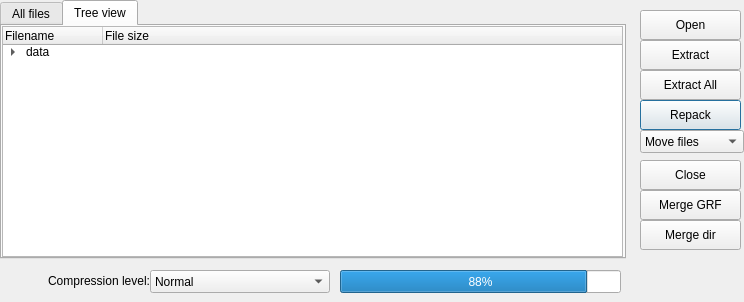
<ui version="4.0" >
 <author></author>
 <comment></comment>
 <exportmacro></exportmacro>
 <class>main_window</class>
 <widget class="QDialog" name="main_window" >
  <property name="geometry" >
   <rect>
    <x>0</x>
    <y>0</y>
    <width>744</width>
    <height>302</height>
   </rect>
  </property>
  <property name="windowTitle" >
   <string>GrfBuilder v1.0 (libgrf v0.1.15) by MagicalTux</string>
  </property>
  <widget class="QTabWidget" name="tab_sel" >
   <property name="geometry" >
    <rect>
     <x>0</x>
     <y>0</y>
     <width>626</width>
     <height>259</height>
    </rect>
   </property>
   <property name="currentIndex" >
    <number>1</number>
   </property>
   <widget class="QWidget" name="grf_allfiles" >
    <attribute name="title" >
     <string>All files</string>
    </attribute>
    <widget class="QTreeWidget" name="view_allfiles" >
     <property name="geometry" >
      <rect>
       <x>0</x>
       <y>0</y>
       <width>621</width>
       <height>231</height>
      </rect>
     </property>
     <property name="dragEnabled" >
      <bool>true</bool>
     </property>
     <property name="columnCount" >
      <number>4</number>
     </property>
     <property name="sortingEnabled" >
      <bool>true</bool>
     </property>
     <column>
      <property name="text" >
       <string>Compressed size</string>
      </property>
     </column>
     <column>
      <property name="text" >
       <string>Real size</string>
      </property>
     </column>
     <column>
      <property name="text" >
       <string>Position</string>
      </property>
     </column>
     <column>
      <property name="text" >
       <string>Filename</string>
      </property>
     </column>
     <item>
      <property name="text" >
       <string>15156</string>
      </property>
      <property name="text" >
       <string>165645</string>
      </property>
      <property name="text" >
       <string>0</string>
      </property>
      <property name="text" >
       <string>data\prontera.gat</string>
      </property>
     </item>
    </widget>
   </widget>
   <widget class="QWidget" name="grf_treeview" >
    <attribute name="title" >
     <string>Tree view</string>
    </attribute>
    <widget class="QTreeWidget" name="view_filestree" >
     <property name="geometry" >
      <rect>
       <x>0</x>
       <y>0</y>
       <width>621</width>
       <height>231</height>
      </rect>
     </property>
     <column>
      <property name="text" >
       <string>Filename</string>
      </property>
     </column>
     <column>
      <property name="text" >
       <string>File size</string>
      </property>
     </column>
     <item>
      <property name="text" >
       <string>data</string>
      </property>
      <property name="text" >
       <string/>
      </property>
      <item>
       <property name="text" >
        <string>prontera.gat</string>
       </property>
       <property name="text" >
        <string>156465</string>
       </property>
      </item>
      <item>
       <property name="text" >
        <string>palette</string>
       </property>
       <property name="text" >
        <string/>
       </property>
       <item>
        <property name="text" >
         <string>한국어</string>
        </property>
        <property name="text" >
         <string/>
        </property>
       </item>
      </item>
     </item>
    </widget>
   </widget>
  </widget>
  <widget class="QProgressBar" name="progbar" >
   <property name="geometry" >
    <rect>
     <x>340</x>
     <y>270</y>
     <width>281</width>
     <height>23</height>
    </rect>
   </property>
   <property name="value" >
    <number>88</number>
   </property>
   <property name="orientation" >
    <enum>Qt::Horizontal</enum>
   </property>
   <property name="invertedAppearance" >
    <bool>false</bool>
   </property>
  </widget>
  <widget class="QComboBox" name="combo_complevel" >
   <property name="geometry" >
    <rect>
     <x>150</x>
     <y>270</y>
     <width>180</width>
     <height>23</height>
    </rect>
   </property>
   <property name="currentIndex" >
    <number>5</number>
   </property>
   <item>
    <property name="text" >
     <string>None</string>
    </property>
   </item>
   <item>
    <property name="text" >
     <string>Totally Low</string>
    </property>
   </item>
   <item>
    <property name="text" >
     <string>Really Low</string>
    </property>
   </item>
   <item>
    <property name="text" >
     <string>Low</string>
    </property>
   </item>
   <item>
    <property name="text" >
     <string>Almost Normal</string>
    </property>
   </item>
   <item>
    <property name="text" >
     <string>Normal</string>
    </property>
   </item>
   <item>
    <property name="text" >
     <string>More than Normal</string>
    </property>
   </item>
   <item>
    <property name="text" >
     <string>High</string>
    </property>
   </item>
   <item>
    <property name="text" >
     <string>Really High</string>
    </property>
   </item>
   <item>
    <property name="text" >
     <string>Max</string>
    </property>
   </item>
  </widget>
  <widget class="QLabel" name="textLabel1" >
   <property name="geometry" >
    <rect>
     <x>0</x>
     <y>270</y>
     <width>150</width>
     <height>22</height>
    </rect>
   </property>
   <property name="text" >
    <string>&lt;p align="right">Compression level:&lt;/p></string>
   </property>
  </widget>
  <widget class="QComboBox" name="combo_repack" >
   <property name="geometry" >
    <rect>
     <x>640</x>
     <y>130</y>
     <width>104</width>
     <height>23</height>
    </rect>
   </property>
   <item>
    <property name="text" >
     <string>Move files</string>
    </property>
   </item>
   <item>
    <property name="text" >
     <string>Decrypt</string>
    </property>
   </item>
   <item>
    <property name="text" >
     <string>Recompress</string>
    </property>
   </item>
  </widget>
  <widget class="QPushButton" name="btn_repack" >
   <property name="geometry" >
    <rect>
     <x>640</x>
     <y>100</y>
     <width>101</width>
     <height>30</height>
    </rect>
   </property>
   <property name="text" >
    <string>Repack</string>
   </property>
  </widget>
  <widget class="QPushButton" name="btn_extractall" >
   <property name="geometry" >
    <rect>
     <x>640</x>
     <y>70</y>
     <width>101</width>
     <height>30</height>
    </rect>
   </property>
   <property name="sizePolicy" >
    <sizepolicy>
     <hsizetype>0</hsizetype>
     <vsizetype>0</vsizetype>
     <horstretch>0</horstretch>
     <verstretch>0</verstretch>
    </sizepolicy>
   </property>
   <property name="text" >
    <string>Extract All</string>
   </property>
  </widget>
  <widget class="QPushButton" name="btn_extract" >
   <property name="geometry" >
    <rect>
     <x>640</x>
     <y>40</y>
     <width>101</width>
     <height>30</height>
    </rect>
   </property>
   <property name="sizePolicy" >
    <sizepolicy>
     <hsizetype>0</hsizetype>
     <vsizetype>0</vsizetype>
     <horstretch>0</horstretch>
     <verstretch>0</verstretch>
    </sizepolicy>
   </property>
   <property name="text" >
    <string>Extract</string>
   </property>
  </widget>
  <widget class="QPushButton" name="btn_close" >
   <property name="geometry" >
    <rect>
     <x>640</x>
     <y>160</y>
     <width>101</width>
     <height>30</height>
    </rect>
   </property>
   <property name="text" >
    <string>Close</string>
   </property>
  </widget>
  <widget class="QPushButton" name="btn_mergegrf" >
   <property name="geometry" >
    <rect>
     <x>640</x>
     <y>190</y>
     <width>101</width>
     <height>30</height>
    </rect>
   </property>
   <property name="text" >
    <string>Merge GRF</string>
   </property>
  </widget>
  <widget class="QPushButton" name="btn_mergedir" >
   <property name="geometry" >
    <rect>
     <x>640</x>
     <y>220</y>
     <width>101</width>
     <height>30</height>
    </rect>
   </property>
   <property name="text" >
    <string>Merge dir</string>
   </property>
  </widget>
  <widget class="QPushButton" name="btn_open" >
   <property name="geometry" >
    <rect>
     <x>640</x>
     <y>10</y>
     <width>101</width>
     <height>30</height>
    </rect>
   </property>
   <property name="sizePolicy" >
    <sizepolicy>
     <hsizetype>0</hsizetype>
     <vsizetype>0</vsizetype>
     <horstretch>0</horstretch>
     <verstretch>0</verstretch>
    </sizepolicy>
   </property>
   <property name="whatsThis" >
    <string>&lt;html>&lt;head>&lt;meta name="qrichtext" content="1" />&lt;/head>&lt;body style=" white-space: pre-wrap; font-family:Sans Serif; font-size:9pt; font-weight:400; font-style:normal; text-decoration:none;">&lt;p style=" margin-top:0px; margin-bottom:0px; margin-left:0px; margin-right:0px; -qt-block-indent:0; text-indent:0px;">Using this button, you can open an existing GRF file.&lt;/p>&lt;/body>&lt;/html></string>
   </property>
   <property name="text" >
    <string>Open</string>
   </property>
   <property name="flat" >
    <bool>false</bool>
   </property>
  </widget>
 </widget>
 <layoutdefault spacing="6" margin="11" />
 <pixmapfunction>qPixmapFromMimeSource</pixmapfunction>
 <resources/>
 <connections/>
</ui>
